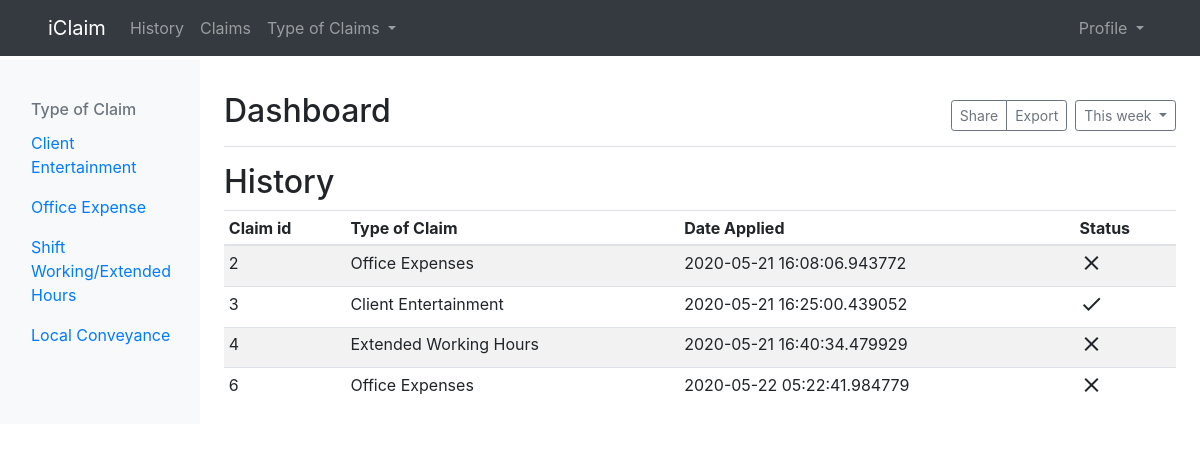
Screenshot of /claims/history (signed in) with the database file from the repository.
### ClaimSettlementApp/models.py (models this page shows, shortened)
class Claims(db.Model):
    id = db.Column(db.Integer, primary_key = True)
    claim_type = db.Column(db.String)
    claim_id = db.Column(db.Integer)
    user_id = db.Column(db.Integer, db.ForeignKey('user.id'), nullable = False)
    approved = db.Column(db.Integer, default = 0)
    date_applied = db.Column(db.DateTime, nullable = False, default = datetime.utcnow)

### ClaimSettlementApp/routes.py (the view)
@app.route("/claims/history")
@login_required
def client_history():
    history = Claims.query.filter_by(user_id = current_user.id)
    return render_template('history.html', history = history)

### ClaimSettlementApp/models.py (called while the page is built)
@login_manager.user_loader
def load_user(user_id):
    return User.query.get(int(user_id))

### ClaimSettlementApp/templates/history.html
{% extends "layout.html" %}
{% block content %}
      <h2>History</h2>
      <div class="table-responsive">
        <table class="table table-striped table-sm">
          <thead>
            <tr>
              <th>Claim id</th>
              <th>Type of Claim</th>
              <th>Date Applied</th>
              <th>Status</th>
            </tr>
          </thead>
          <tbody>
          {% for application in history %}
            <tr>
              <td>{{ application.id }}</td>
              <td>{{ application.claim_type }}</td>
              <td>{{ application.date_applied}}</td>
              {% if application.approved  == 1%}
                <td><i class="large material-icons">check</i></td>
              {% elif application.approved == 0 %}
                <td><i class="large material-icons">access_time</i></td>
              {% else %}
              <td class="color:'red';"><i class="large material-icons">close</i></td>
              {% endif %}
            </tr>
          {% endfor %}
        </tbody>
        </table>
{% endblock content %}

### rows the page displays
Claims: id "2", claim_type "Office Expenses", date_applied "2020-05-21 16:08:06.943772"
Claims: id "3", claim_type "Client Entertainment", date_applied "2020-05-21 16:25:00.439052", approved 1 (drawn)
Claims: id "4", claim_type "Extended Working Hours", date_applied "2020-05-21 16:40:34.479929"
Claims: id "6", claim_type "Office Expenses", date_applied "2020-05-22 05:22:41.984779"
